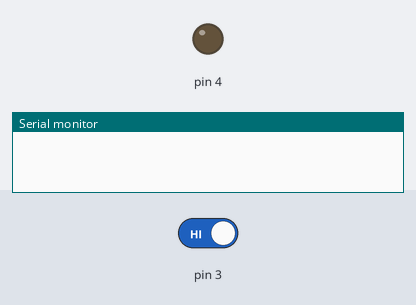
The sketch below on a simulated Arduino Uno, built with avr-gcc and run on an emulated ATmega328P. On the bench: output pins drawn as LEDs (lit = HIGH), the last lines printed to the serial monitor. Dashed ring = blinking. The test bench sets the inputs (shaded band); at power-on: pin 3 HIGH.

Above: at 1.2 s.
1.3 s: pin 3 driven LOW
At 2.05 s:
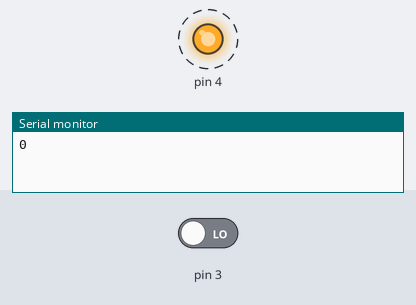
4.3 s: pin 3 driven HIGH
At 5.4 s:
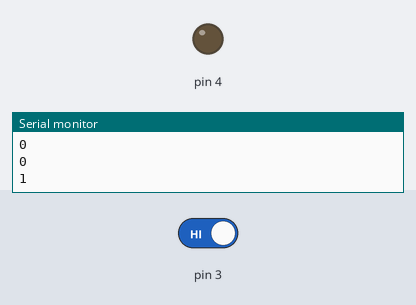
Timing chart, 0 to 7.3 s (numbered marks = the images above; inputs shaded):
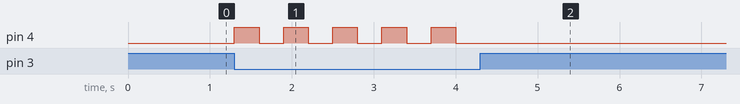

Measured:
- after the input at 1.3 s, pin 4: alternates HIGH for 0.30 s and LOW for 0.30 s, starting at once
- after the input at 4.3 s, pin 4: stops changing and stays LOW

The sketch:

alarma-inclinacion-sonoro.ino
```cpp
/*
    Alarma de inclinación sonora

    <  W  >
    LOW
    digitalWrite();

*/

void setup() {
  Serial.begin(9600); // Inicializar comunicación serie

  pinMode(4, OUTPUT);

  pinMode(3, INPUT);
}

void loop() {

  if(digitalRead(3) == LOW)
  {
    alarma();
    Serial.println(digitalRead(3));
  }else
  {
    reset();
  }


}

//funciones

void alarma()
{
  digitalWrite(4, HIGH);

  delay(300);

  digitalWrite(4, LOW);

  delay(300);
}

void reset()
{
  digitalWrite(4, LOW);
}
```
